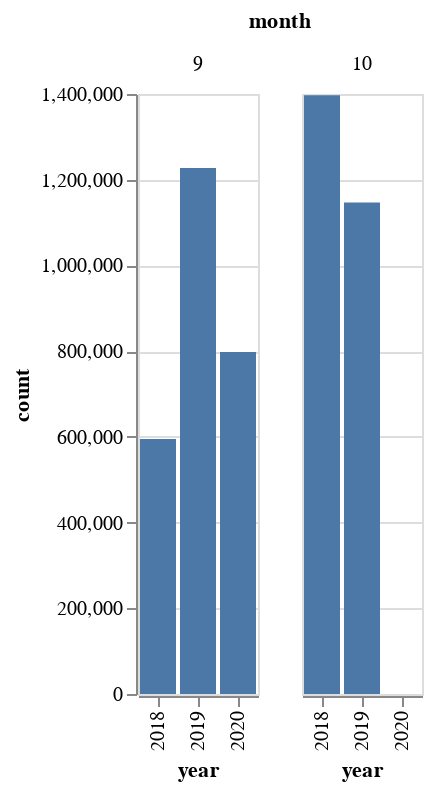

Notebook source saved alongside this figure:
### Code cell
chart4 = (alt.Chart(customers_in_sept_oct).encode(x='year:O', y='count').mark_bar()).facet('month')

chart4

### Figure 1 — Vega-Lite specification as saved in the notebook (floating-point values rounded to 4 significant figures)
{"config": {"view": {"continuousWidth": 400, "continuousHeight": 300}}, "data": {"name": "data-a9d647f59f56927f71826829def791bb"}, "facet": {"field": "month", "type": "quantitative"}, "spec": {"mark": "bar", "encoding": {"x": {"field": "year", "type": "ordinal"}, "y": {"field": "count", "type": "quantitative"}}}, "$schema": "https://vega.github.io/schema/vega-lite/v4.17.0.json", "datasets": {"data-a9d647f59f56927f71826829def791bb": [{"month": 9, "year": 2018, "count": 594776}, {"month": 9, "year": 2019, "count": 1227178}, {"month": 9, "year": 2020, "count": 798269}, {"month": 10, "year": 2018, "count": 1397040}, {"month": 10, "year": 2019, "count": 1146772}]}}
